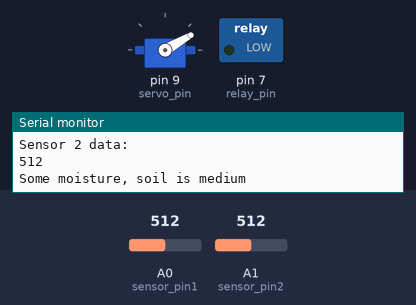
Recording of a sketch running on a simulated Arduino Uno, built with avr-gcc and run on an emulated ATmega328P. Shown: servo, switched loads named in the sketch (green lamp = pin HIGH), the last lines printed to the serial monitor. Inputs (shaded band) come from the test bench; at power-on: A0 (sensor_pin1) = 512, A1 (sensor_pin2) = 512.

Above: at 1.8 s.
1.9 s: A0 (sensor_pin1) set to 941
3.4 s: A0 (sensor_pin1) set to 960
At 4.7 s:
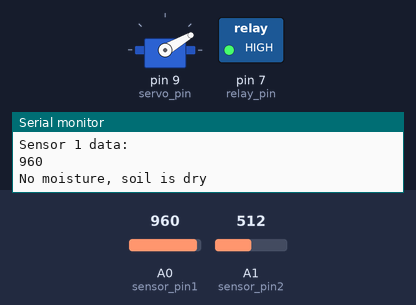
At 16.35 s:
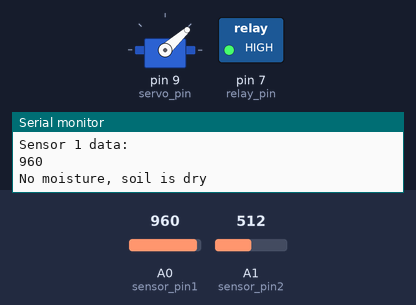
Timing chart, 0 to 16.6 s (numbered marks = the images above; inputs shaded):
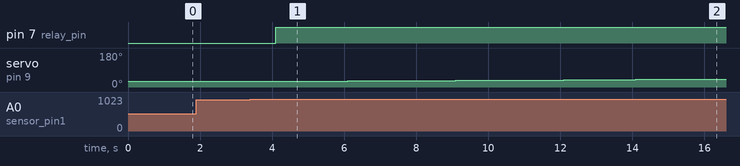

The sketch:

project_test.ino
```cpp
#include <Servo.h>

int sensor_pin1 = A0; // Analog pin for first soil moisture sensor
int sensor_pin2 = A1; // Analog pin for second soil moisture sensor
int relay_pin = 7;    // Digital pin for relay
int servo_pin = 9;    // Digital pin for servo motor
int pos=30;
unsigned long pumpStartTime; // Variable to store the pump start time
unsigned long pumpRunTime;   // Variable to store the pump run time
Servo servo; // Define servo motor object

void setup() {
  Serial.begin(9600);
  pinMode(sensor_pin1, INPUT);
  pinMode(sensor_pin2, INPUT);
  pinMode(relay_pin, OUTPUT);
  servo.attach(servo_pin);
}

void loop() {
  int sensor_data1 = analogRead(sensor_pin1);
  int sensor_data2 = analogRead(sensor_pin2);

  // Soil moisture level for sensor 1
  Serial.println("Sensor 1 data:");
  Serial.println(sensor_data1);
  if (sensor_data1 > 950) {
    Serial.println("No moisture, soil is dry");
    digitalWrite(relay_pin, HIGH);
    pumpStartTime = millis(); // Store pump start time
    for(pos=30;pos<=100;pos+=1){
      servo.write(pos);
      delay(1000);
    }
    for(pos=100;pos>=30;pos-=1){
      servo.write(pos);
      delay(1000);
    }
    pumpRunTime = millis() - pumpStartTime; // Calculate pump run time
    Serial.print("Pump ran for: ");
    Serial.print(pumpRunTime / 1000); // Convert milliseconds to seconds for display
    Serial.println(" seconds");
  } else if (sensor_data1 >= 400 && sensor_data1 <= 700) {
    Serial.println("Some moisture, soil is medium");
    digitalWrite(relay_pin, LOW);
    servo.write(30); // Rotate servo to medium angle
  } else if (sensor_data1 < 400) {
    Serial.println("Soil is wet");
    digitalWrite(relay_pin, LOW);
    servo.write(30); // Rotate servo to minimum angle (wet)
  }

  // Soil moisture level for sensor 2
  Serial.println("Sensor 2 data:");
  Serial.println(sensor_data2);
  if (sensor_data2 > 950) {
    Serial.println("No moisture, soil is dry");
    digitalWrite(relay_pin, HIGH);
    pumpStartTime = millis(); // Store pump start time
    for(pos=30;pos<=100;pos+=1){
      servo.write(pos);
      delay(1000);
    }
    for(pos=100;pos>=30;pos-=1){
      servo.write(pos);
      delay(1000);
    } // Rotate servo to maximum angle (dry)
    pumpRunTime = millis() - pumpStartTime; // Calculate pump run time
    Serial.print("Pump ran for: ");
    Serial.print(pumpRunTime / 1000); // Convert milliseconds to seconds for display
    Serial.println(" seconds");
  } else if (sensor_data2 >400 and sensor_data2<700 ) {
    Serial.println("Some moisture, soil is medium");
    digitalWrite(relay_pin, LOW);
    servo.write(30); // Rotate servo to medium angle
  } else if (sensor_data2 < 400) {
    Serial.println("Soil is wet");
    digitalWrite(relay_pin, LOW);
    servo.write(30); // Rotate servo to minimum angle (wet)
  }

  delay(1000);
}
```

Measured:
- the behaviour switches between 950 and 951 on A0 (sensor_pin1) (found by bisection; images 0 and 1)
- after the input at 3.4 s, pin 7 (relay_pin): LOW → HIGH after 0.70 s; servo on pin 9 (servo_pin): moves from 30° to 42° over 11.0 s, starting after 1.7 s
